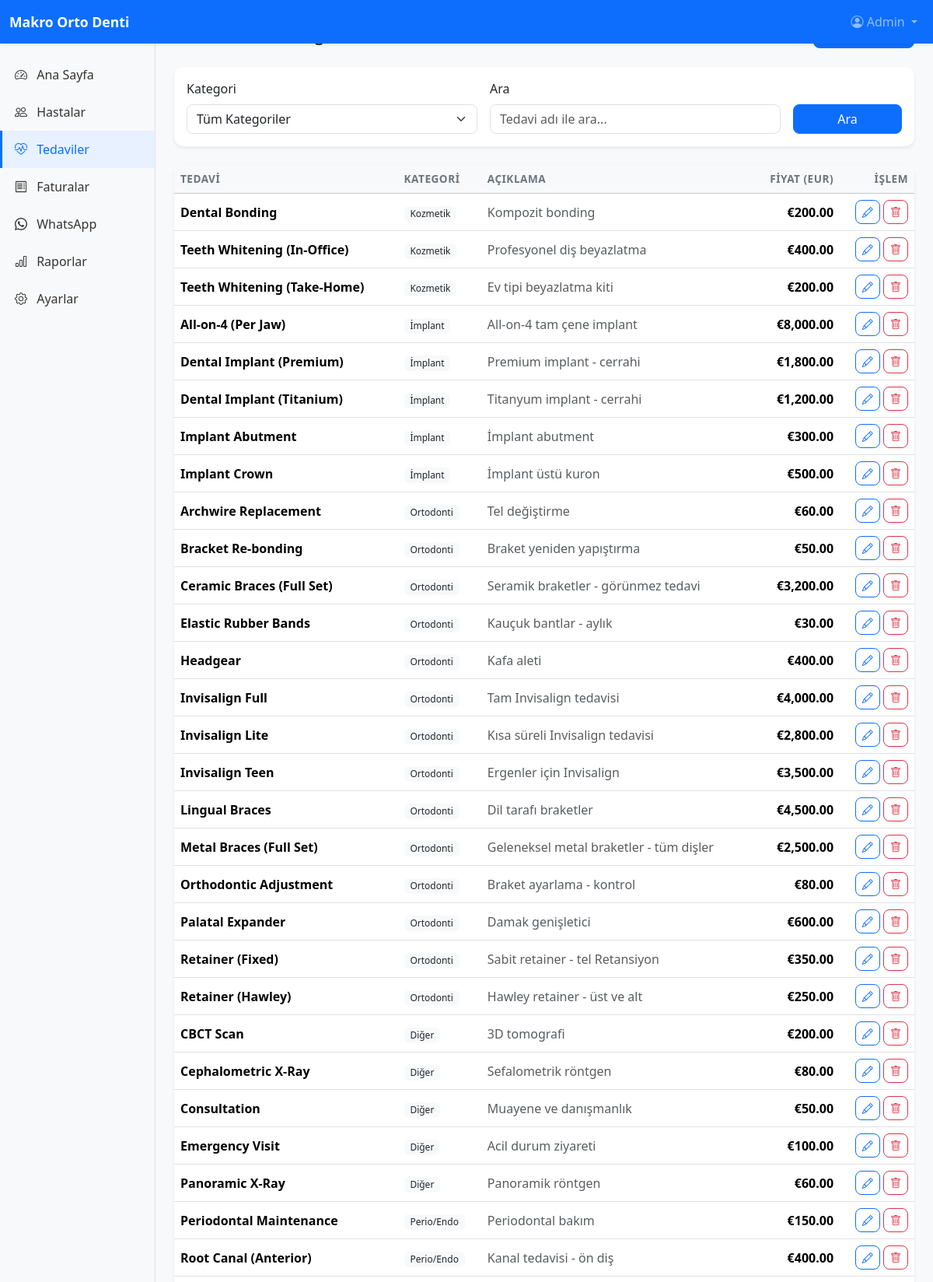
/treatments/ (signed in, upper part), run on the app's committed database.
### app/models/models.py (models this page shows, shortened)
class User(UserMixin, Base, TimestampMixin):
    __tablename__ = "users"
    id: Mapped[int] = mapped_column(Integer, primary_key=True, autoincrement=True)
    username: Mapped[str] = mapped_column(String(50), nullable=False, unique=True, index=True)
    password_hash: Mapped[str] = mapped_column(String(256), nullable=False)
    full_name: Mapped[str] = mapped_column(String(150), nullable=False)
    role: Mapped[str] = mapped_column(String(20), nullable=False, default="staff", index=True)
    is_active: Mapped[bool] = mapped_column(Boolean, default=True, nullable=False)
    last_login: Mapped[datetime | None] = mapped_column(DateTime, nullable=True)
    ROLE_ADMIN = "admin"
    ROLE_STAFF = "staff"
    VALID_ROLES = [ROLE_ADMIN, ROLE_STAFF]

class Treatment(Base, TimestampMixin):
    __tablename__ = "treatments"
    id: Mapped[int] = mapped_column(Integer, primary_key=True, autoincrement=True)
    name: Mapped[str] = mapped_column(String(200), nullable=False)
    description: Mapped[str | None] = mapped_column(Text, nullable=True)
    category: Mapped[str] = mapped_column(
        String(50), nullable=False, default=TreatmentCategory.OTHER
    )
    price_eur: Mapped[float] = mapped_column(Float, nullable=False)
    is_active: Mapped[bool] = mapped_column(Boolean, default=True, nullable=False, index=True)
    patient_treatments: Mapped[list["PatientTreatment"]] = relationship(
        back_populates="treatment", lazy="selectin"
    )
    invoice_items: Mapped[list["InvoiceItem"]] = relationship(
        back_populates="treatment", lazy="selectin"
    )
    __table_args__ = (
        UniqueConstraint("name", name="uq_treatment_name"),
    )

### app/routes/treatments.py (the view)
@treatments_bp.route("/")
@login_required
def list_treatments():
    category = request.args.get("category", "")
    search = request.args.get("search", "").strip()
    query = db.select(Treatment).where(Treatment.is_active == True)
    if category:
        query = query.where(Treatment.category == category)
    if search:
        query = query.where(Treatment.name.ilike(f"%{search}%"))
    query = query.order_by(Treatment.category, Treatment.name)
    treatments = db.session.execute(query).scalars().all()
    categories = TreatmentCategory.ALL
    category_labels = {
        "orthodontic": "Ortodonti",
        "prosthetic": "Protetik",
        "surgical": "Cerrahi",
        "preventive": "Koruyucu",
        "restorative": "Restoratif",
        "periodontic": "Perio/Endo",
        "implant": "İmplant",
        "cosmetic": "Kozmetik",
        "other": "Diğer",
    }
    return render_template(
        "treatments/list.html",
        treatments=treatments,
        categories=categories,
        category_labels=category_labels,
        selected_category=category,
        search=search,
    )

### app/user_loader.py (called while the page is built)
@login_manager.user_loader
def load_user(user_id: str) -> User | None:
    return db.session.get(User, int(user_id))

### app/templates/treatments/list.html (shortened to what this page needs)
{% extends "base.html" %}
{% block content %}
<div class="d-flex justify-content-between align-items-center mb-4">
    <h4 class="mb-0"> Tedavi Kataloğu</h4>
    <a href="{{ url_for('treatments.add_treatment') }}" class="btn btn-primary">
    </a>
</div>
<div class="card border-0 shadow-sm mb-4">
    <div class="card-body">
        <form method="GET" action="{{ url_for('treatments.list_treatments') }}">
            <div class="row g-3 align-items-end">
                <div class="col-md-5">
                    <label class="form-label">Kategori</label>
                    <select name="category" class="form-select" onchange="this.form.submit()">
                        <option value="">Tüm Kategoriler</option>
                    </select>
                </div>
                <div class="col-md-5">
                    <label class="form-label">Ara</label>
                    <input type="text" class="form-control" name="search" value="{{ search }}" placeholder="Tedavi adı ile ara...">
                </div>
                <div class="col-md-2">
                    <button type="submit" class="btn btn-primary w-100">Ara</button>
                </div>
            </div>
        </form>
    </div>
</div>
<div class="card border-0 shadow-sm">
    <div class="card-body p-0">
        <div class="table-responsive">
            <table class="table table-hover align-middle mb-0">
                <thead class="table-light">
                    <tr>
                        <th>Tedavi</th>
                        <th>Kategori</th>
                        <th>Açıklama</th>
                        <th class="text-end">Fiyat (EUR)</th>
                        <th class="text-end">İşlem</th>
                    </tr>
                </thead>
                <tbody>
                    {% for treatment in treatments %}
                    <tr>
                        <td class="fw-bold">{{ treatment.name }}</td>
                        <td><span class="badge bg-light text-dark">{{ category_labels.get(treatment.category, treatment.category) }}</span></td>
                        <td class="text-muted">{{ treatment.description or '-' }}</td>
                        <td class="text-end fw-bold">€{{ "{:,.2f}".format(treatment.price_eur) }}</td>
                        <td class="text-end">
                            <a href="{{ url_for('treatments.edit_treatment', treatment_id=treatment.id) }}" class="btn btn-sm btn-outline-primary">
                                <i class="bi bi-pencil"></i>
                            </a>
                            <form method="POST" action="{{ url_for('treatments.delete_treatment', treatment_id=treatment.id) }}" class="d-inline" onsubmit="return confirm('Bu tedaviyi silmek istediğinize emin misiniz?')">
                                <button type="submit" class="btn btn-sm btn-outline-danger">
                                    <i class="bi bi-trash"></i>
                                </button>
                            </form>
                        </td>
                    </tr>
                    {% else %}
                    <tr><td colspan="5" class="text-center text-muted py-4">Tedavi bulunamadı.</td></tr>
                    {% endfor %}
                </tbody>
            </table>
        </div>
    </div>
</div>
{% endblock %}

### app/templates/base.html (shortened to what this page needs)
<!DOCTYPE html>
<html lang="tr">
<head>
    <link href="https://cdn.jsdelivr.net/npm/bootstrap@5.3.3/dist/css/bootstrap.min.css" rel="stylesheet">
    <link href="https://cdn.jsdelivr.net/npm/bootstrap-icons@1.11.3/font/bootstrap-icons.min.css" rel="stylesheet">
    <link href="{{ url_for('static', filename='css/style.css') }}" rel="stylesheet">
</head>
<body>
    {% include 'components/navbar.html' %}
    <div class="container-fluid">
        <div class="row">
            {% include 'components/sidebar.html' %}
            <main class="col-md-9 ms-sm-auto col-lg-10 px-md-4 py-4">
                {% block content %}{% endblock %}
            </main>
        </div>
    </div>
</body>
</html>

### app/templates/components/navbar.html (shortened to what this page needs)
<nav class="navbar navbar-expand-lg navbar-dark bg-primary fixed-top shadow-sm">
    <div class="container-fluid">
        <a class="navbar-brand fw-bold" href="{{ url_for('dashboard.index') }}">
             {{ clinic_name }}
        </a>
        <div class="collapse navbar-collapse" id="navbarNav">
            <ul class="navbar-nav ms-auto">
                {% if current_user.is_authenticated %}
                <li class="nav-item dropdown">
                    <a class="nav-link dropdown-toggle" href="#" data-bs-toggle="dropdown">
                        <i class="bi bi-person-circle"></i> {{ current_user.full_name }}
                    </a>
                </li>
                {% endif %}
            </ul>
        </div>
    </div>
</nav>

### app/templates/components/sidebar.html
<nav id="sidebar" class="col-md-3 col-lg-2 d-md-block bg-light sidebar collapse border-end">
    <div class="position-sticky pt-3">
        <ul class="nav flex-column">
            <li class="nav-item">
                <a class="nav-link {% if request.endpoint == 'dashboard.index' %}active{% endif %}" href="{{ url_for('dashboard.index') }}">
                    <i class="bi bi-speedometer2"></i> Ana Sayfa
                </a>
            </li>
            <li class="nav-item">
                <a class="nav-link {% if 'patient' in request.endpoint|default('') %}active{% endif %}" href="{{ url_for('patients.list_patients') }}">
                    <i class="bi bi-people"></i> Hastalar
                </a>
            </li>
            <li class="nav-item">
                <a class="nav-link {% if 'treatment' in request.endpoint|default('') %}active{% endif %}" href="{{ url_for('treatments.list_treatments') }}">
                    <i class="bi bi-heart-pulse"></i> Tedaviler
                </a>
            </li>
            <li class="nav-item">
                <a class="nav-link {% if 'invoice' in request.endpoint|default('') %}active{% endif %}" href="{{ url_for('invoices.list_invoices') }}">
                    <i class="bi bi-receipt"></i> Faturalar
                </a>
            </li>
            <li class="nav-item">
                <a class="nav-link {% if 'whatsapp' in request.endpoint|default('') %}active{% endif %}" href="{{ url_for('whatsapp.index') }}">
                    <i class="bi bi-whatsapp"></i> WhatsApp
                </a>
            </li>
            <li class="nav-item">
                <a class="nav-link {% if 'report' in request.endpoint|default('') %}active{% endif %}" href="{{ url_for('reports.index') }}">
                    <i class="bi bi-bar-chart"></i> Raporlar
                </a>
            </li>
            <li class="nav-item">
                <a class="nav-link {% if request.endpoint == 'settings.index' %}active{% endif %}" href="{{ url_for('settings.index') }}">
                    <i class="bi bi-gear"></i> Ayarlar
                </a>
            </li>
        </ul>
    </div>
</nav>

### app/static/css/style.css (style rules this page uses)
:root { --primary: #0d6efd; --primary-dark: #0a58ca; }
body { font-family: 'Segoe UI', Tahoma, Geneva, Verdana, sans-serif; background-color: #f8f9fa; }
.sidebar { position: fixed; top: 56px; bottom: 0; left: 0; z-index: 100; padding: 0; overflow-x: hidden; overflow-y: auto; transition: width 0.2s ease; }
.sidebar .nav-link { font-weight: 500; padding: 0.75rem 1rem; color: #333; border-left: 3px solid transparent; transition: all 0.2s; }
.sidebar .nav-link.active { color: var(--primary); background-color: #e7f1ff; border-left-color: var(--primary); }
.sidebar .nav-link i { margin-right: 0.5rem; width: 20px; text-align: center; }
main { padding-top: 70px; }
.card { border-radius: 12px; transition: box-shadow 0.2s; }
.table th { font-weight: 600; font-size: 0.85rem; text-transform: uppercase; letter-spacing: 0.5px; color: #6c757d; }
.btn { border-radius: 8px; }
.form-control, .form-select { border-radius: 8px; }
.badge { font-weight: 500; }
.navbar-brand { font-size: 1.1rem; }

### data on the page
User: full_name "Admin"
Treatment: name "Dental Bonding", get "Kozmetik", description "Kompozit bonding", price_eur "200.00"
Treatment: name "Teeth Whitening (In-Office)", get "Kozmetik", description "Profesyonel diş beyazlatma", price_eur "400.00"
Treatment: name "Teeth Whitening (Take-Home)", get "Kozmetik", description "Ev tipi beyazlatma kiti", price_eur "200.00"
Treatment: name "All-on-4 (Per Jaw)", get "İmplant", description "All-on-4 tam çene implant", price_eur "8,000.00"
Treatment: name "Dental Implant (Premium)", get "İmplant", description "Premium implant - cerrahi", price_eur "1,800.00"
Treatment: name "Dental Implant (Titanium)", get "İmplant", description "Titanyum implant - cerrahi", price_eur "1,200.00"
Treatment: name "Implant Abutment", get "İmplant", description "İmplant abutment", price_eur "300.00"
Treatment: name "Implant Crown", get "İmplant", description "İmplant üstü kuron", price_eur "500.00"
Treatment: name "Archwire Replacement", get "Ortodonti", description "Tel değiştirme", price_eur "60.00"
Treatment: name "Bracket Re-bonding", get "Ortodonti", description "Braket yeniden yapıştırma", price_eur "50.00"
Treatment: name "Ceramic Braces (Full Set)", get "Ortodonti", description "Seramik braketler - görünmez tedavi", price_eur "3,200.00"
Treatment: name "Elastic Rubber Bands", get "Ortodonti", description "Kauçuk bantlar - aylık", price_eur "30.00"
Treatment: name "Headgear", get "Ortodonti", description "Kafa aleti", price_eur "400.00"
Treatment: name "Invisalign Full", get "Ortodonti", description "Tam Invisalign tedavisi", price_eur "4,000.00"
Treatment: name "Invisalign Lite", get "Ortodonti", description "Kısa süreli Invisalign tedavisi", price_eur "2,800.00"
Treatment: name "Invisalign Teen", get "Ortodonti", description "Ergenler için Invisalign", price_eur "3,500.00"
Treatment: name "Lingual Braces", get "Ortodonti", description "Dil tarafı braketler", price_eur "4,500.00"
Treatment: name "Metal Braces (Full Set)", get "Ortodonti", description "Geleneksel metal braketler - tüm dişler", price_eur "2,500.00"
Treatment: name "Orthodontic Adjustment", get "Ortodonti", description "Braket ayarlama - kontrol", price_eur "80.00"
Treatment: name "Palatal Expander", get "Ortodonti", description "Damak genişletici", price_eur "600.00"
Treatment: name "Retainer (Fixed)", get "Ortodonti", description "Sabit retainer - tel Retansiyon", price_eur "350.00"
Treatment: name "Retainer (Hawley)", get "Ortodonti", description "Hawley retainer - üst ve alt", price_eur "250.00"
Treatment: name "CBCT Scan", get "Diğer", description "3D tomografi", price_eur "200.00"
Treatment: name "Cephalometric X-Ray", get "Diğer", description "Sefalometrik röntgen", price_eur "80.00"
Treatment: name "Consultation", get "Diğer", description "Muayene ve danışmanlık", price_eur "50.00"
Treatment: name "Emergency Visit", get "Diğer", description "Acil durum ziyareti", price_eur "100.00"
Treatment: name "Panoramic X-Ray", get "Diğer", description "Panoramik röntgen", price_eur "60.00"
Treatment: name "Periodontal Maintenance", get "Perio/Endo", description "Periodontal bakım", price_eur "150.00"
Treatment: name "Root Canal (Anterior)", get "Perio/Endo", description "Kanal tedavisi - ön diş", price_eur "400.00"

### other printed values
{{ clinic_name }} "Makro Orto Denti"
